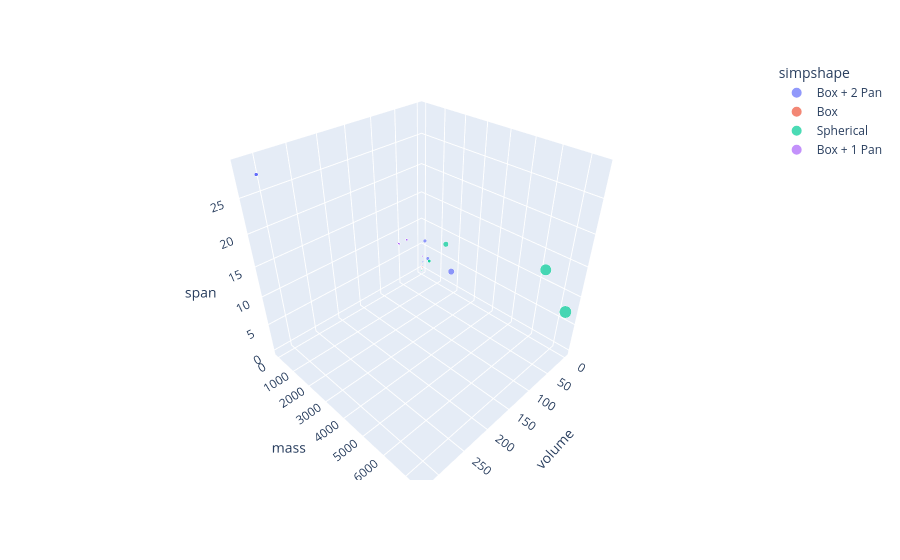

Source (notebook cell):
### Code cell
fig = px.scatter_3d(df, x='volume', y='mass', z='span',
                    color='simpshape',  # Your shape-based class
                    #symbol='simpshape',  # Optional: shape based on shape
                    size='mass',         # Optional: scale by mass
                    hover_name='name'  # Add tooltips
                   )
#fig.select_legends()
fig.show()

### Figure 1 — Plotly figure (JSON) as saved in the notebook; plotly's stock layout.template omitted (floating-point values rounded to 4 significant figures; data arrays with more than 128 entries replaced by an {"elided": "..."} marker saying what was removed)
{"data": [{"hovertemplate": "<b>%{hovertext}</b><br><br>simpshape=Box + 2 Pan<br>volume=%{x}<br>mass=%{marker.size}<br>span=%{z}<extra></extra>", "hovertext": ["Yaogan Weixing 13", "SuperView 1-1", "Lemur-2 ChristinaHolt", "Lemur-2 TinyKev", "Lemur-2 DaisyHarper", "Xiaoxiang 1-07", "Yarilo-1", "Yarilo-2", "Lemur-2 Nichol", "Hiber 3", "Jilin-1 Mofang 2A", "SATech-01", "Shiyan 16A", "Jilin-1 Mofang 2A-04", "EYE 1", "Flock 4y-4", "VCUB 1", "AII-Delta", "ELO 4", "MDQSAT 1D", "Antonio de Nebrija", "Starlink 30302", "Starlink 30314", "Starlink 30406", "Starlink 30419", "Flock 4q-8", "Honghu 2", "Lemur-2 NanaZ", "Starlink 31173", "Starlink 31175", "Starlink 31360", "Starlink 31367", "Starlink 31653", "Starlink 31664", "CySat 1", "Yodaka"], "legendgroup": "Box + 2 Pan", "marker": {"color": "#636efa", "size": [2000.0, 600.0, 4.6, 4.6, 4.6, 10.0, 2.0, 2.0, 4.6, 4.0, 42.0, 622.0, 100.0, 30.0, 10.0, 5.0, 10.0, 10.0, 10.0, 0.5, 0.5, 730.0, 730.0, 730.0, 730.0, 5.7, 50.0, 4.6, 730.0, 730.0, 730.0, 730.0, 730.0, 730.0, 4.0, 10.0], "sizemode": "area", "sizeref": 18.57, "symbol": "circle"}, "mode": "markers", "name": "Box + 2 Pan", "scene": "scene", "showlegend": true, "type": "scatter3d", "x": [9.0, 9.0, 0.007, 0.007, 0.007, 0.0, 0.0, 0.0, 0.007, 0.003, 1.5, 18.0, 0.5, 0.02, 0.012, 0.003, 0.032, 0.024, 0.016, 0.00025, 0.0002, 321.0, 321.0, 321.0, 321.0, 0.003, 0.09, 0.007, 321.0, 321.0, 321.0, 321.0, 321.0, 321.0, 0.003, 0.012], "y": [2000.0, 600.0, 4.6, 4.6, 4.6, 10.0, 2.0, 2.0, 4.6, 4.0, 42.0, 622.0, 100.0, 30.0, 10.0, 5.0, 10.0, 10.0, 10.0, 0.5, 0.5, 730.0, 730.0, 730.0, 730.0, 5.7, 50.0, 4.6, 730.0, 730.0, 730.0, 730.0, 730.0, 730.0, 4.0, 10.0], "z": [4.0, 4.0, 0.7, 0.7, 0.7, 0.0, 0.0, 0.0, 0.7, 0.3, 1.5, 8.0, 2.0, 0.5, 0.3, 0.3, 0.8, 0.6, 0.4, 0.1, 0.08, 29.0, 29.0, 29.0, 29.0, 0.3, 1.0, 0.7, 29.0, 29.0, 29.0, 29.0, 29.0, 29.0, 0.3, 0.3]}, {"hovertemplate": "<b>%{hovertext}</b><br><br>simpshape=Box<br>volume=%{x}<br>mass=%{marker.size}<br>span=%{z}<extra></extra>", "hovertext": ["Tiantuo 2", "XW-2C", "SpaceBEE 6", "DoT-1", "Pearl White 2", "AMICal-Sat", "LacunaSat 3", "Astrocast 0102", "BeeSat 8", "NanoSatC-Br 2", "Astrocast 0204", "Lynk 06", "BRO-4", "Asutarisuku", "MDASat-1b", "NuSat 24", "Fengtai-2 (CAS-5A)", "BD-Sat-2", "DISCO-1", "REVELA", "Skykraft 3C", "MRC-100", "Xi'an Hangtou 112", "LignoSat"], "legendgroup": "Box", "marker": {"color": "#EF553B", "size": [67.0, 10.0, 1.0, 18.0, 10.0, 2.0, 4.0, 5.0, 0.3, 2.0, 5.0, 30.0, 10.0, 4.0, 3.0, 41.5, 10.0, 1.172, 1.0, 4.0, 50.0, 0.5, 32.0, 1.0], "sizemode": "area", "sizeref": 18.57, "symbol": "circle"}, "mode": "markers", "name": "Box", "scene": "scene", "showlegend": true, "type": "scatter3d", "x": [0.2417, 0.01489, 0.001, 0.008, 0.018, 0.0, 0.003, 0.0, 0.001, 0.002, 0.003, 1.0, 0.012, 0.003, 0.002, 0.2098, 0.027, 0.001, 0.001, 0.003, 0.006, 0.000375, 1.5, 0.001], "y": [67.0, 10.0, 1.0, 18.0, 10.0, 2.0, 4.0, 5.0, 0.3, 2.0, 5.0, 30.0, 10.0, 4.0, 3.0, 41.5, 10.0, 1.172, 1.0, 4.0, 50.0, 0.5, 32.0, 1.0], "z": [0.685, 0.246, 0.1, 0.2, 0.3, 0.0, 0.3, 0.0, 0.1, 0.2, 0.3, 1.0, 0.3, 0.3, 0.2, 0.813, 0.3, 0.1, 0.1, 0.3, 0.6, 0.15, 1.5, 0.1]}, {"hovertemplate": "<b>%{hovertext}</b><br><br>simpshape=Spherical<br>volume=%{x}<br>mass=%{marker.size}<br>span=%{z}<extra></extra>", "hovertext": ["Resurs-P No. 2", "Electron Photon-LEO", "Cosmos-2568", "Progress MS-28", "Cosmos-2577", "Simorgh stage 2"], "legendgroup": "Spherical", "marker": {"color": "#00cc96", "size": [6392.0, 50.0, 520.0, 7428.0, 520.0, 1490.0], "sizemode": "area", "sizeref": 18.57, "symbol": "circle"}, "mode": "markers", "name": "Spherical", "scene": "scene", "showlegend": true, "type": "scatter3d", "x": [10.31, 0.9048, 1.15, 10.31, 1.15, 1.767], "y": [6392.0, 50.0, 520.0, 7428.0, 520.0, 1490.0], "z": [13.0, 0.0, 3.0, 7.9, 3.0, 8.2]}, {"hovertemplate": "<b>%{hovertext}</b><br><br>simpshape=Box + 1 Pan<br>volume=%{x}<br>mass=%{marker.size}<br>span=%{z}<extra></extra>", "hovertext": {"elided": "234 str values"}, "legendgroup": "Box + 1 Pan", "marker": {"color": "#ab63fa", "size": {"elided": "234 float values"}, "sizemode": "area", "sizeref": 18.57, "symbol": "circle"}, "mode": "markers", "name": "Box + 1 Pan", "scene": "scene", "showlegend": true, "type": "scatter3d", "x": {"elided": "234 float values"}, "y": {"elided": "234 float values"}, "z": {"elided": "234 float values"}}], "layout": {"legend": {"itemsizing": "constant", "title": {"text": "simpshape"}, "tracegroupgap": 0}, "margin": {"t": 60}, "scene": {"domain": {"x": [0, 1], "y": [0, 1]}, "xaxis": {"title": {"text": "volume"}}, "yaxis": {"title": {"text": "mass"}}, "zaxis": {"title": {"text": "span"}}}}}
